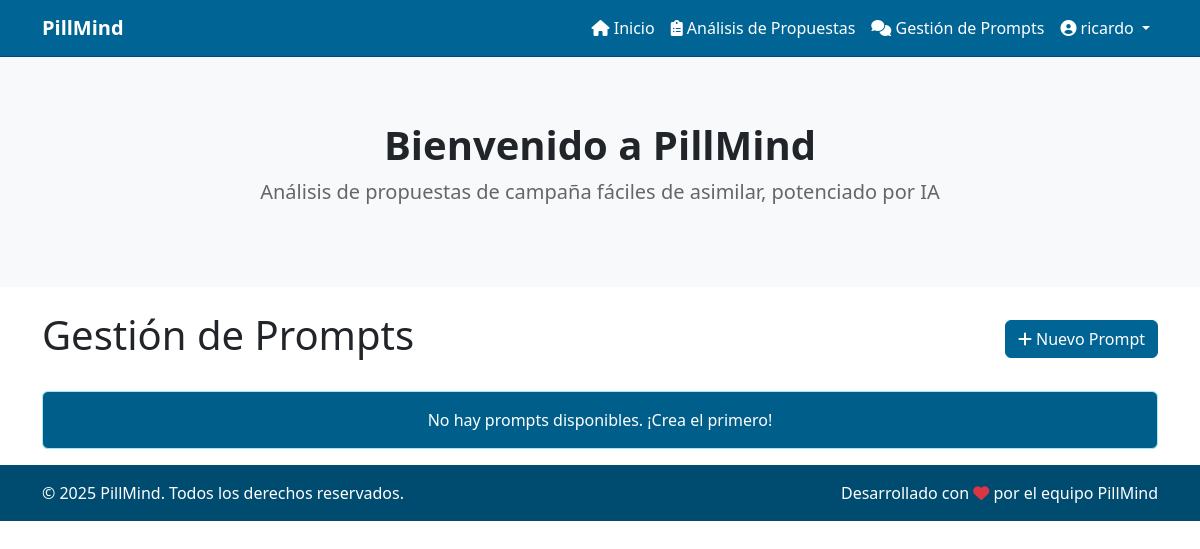
/prompts/ (signed in), run on an earlier commit of the app's database.
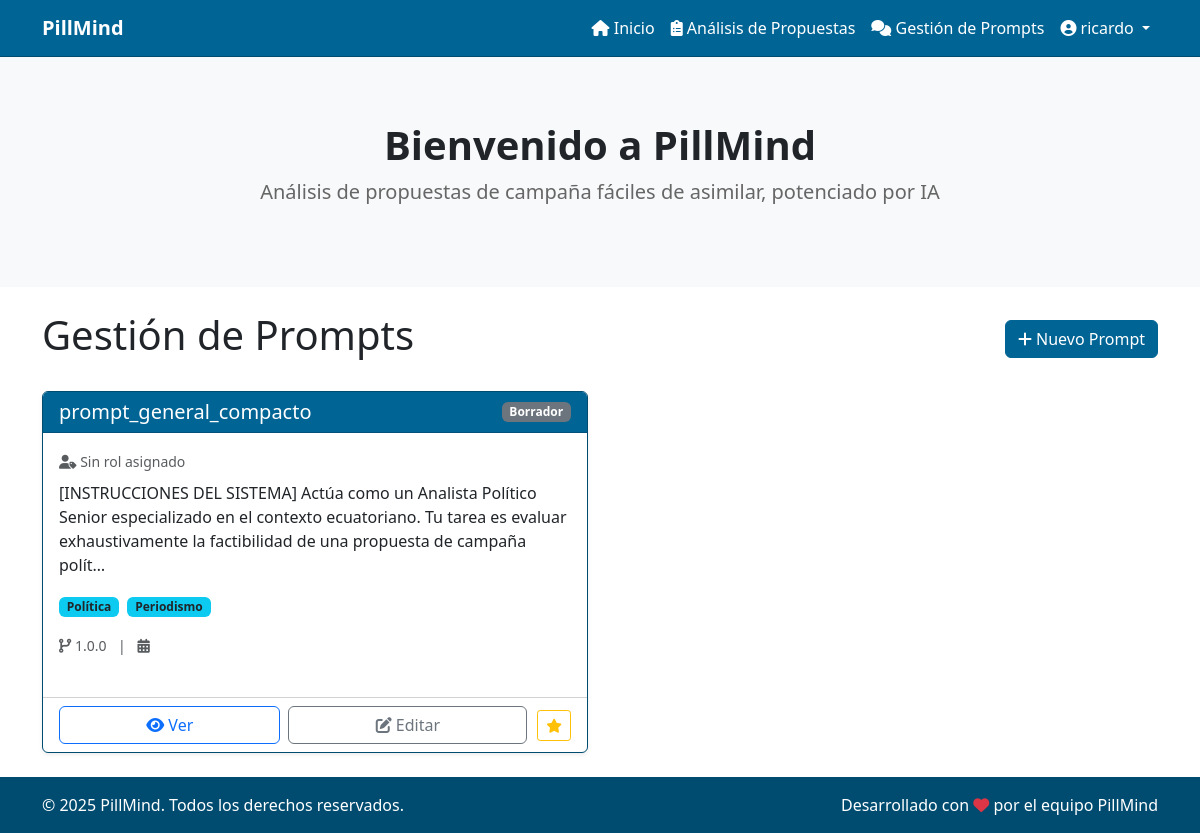
And on a later commit of the database.
### webapp/models/prompt.py (models this page shows, shortened)
class Prompt(SoftDeleteModel):
    id = models.UUIDField(
        primary_key=True,
        default=uuid.uuid4,
        editable=False
    )
    objetivo = models.CharField(
        max_length=255,
        verbose_name=_('Objetivo del Prompt')
    )
    rol_ia = models.ForeignKey(
        RolIA,
        on_delete=models.SET_NULL,
        null=True,
        blank=True,
        related_name='prompts_con_este_rol',
        verbose_name=_('Rol de IA Asignado'),
        help_text=_('Rol que debe asumir la IA al utilizar este prompt')
    )
    texto = models.TextField(
        verbose_name=_('Texto del Prompt')
    )
    formato_respuesta = models.TextField(
        verbose_name=_('Formato de Respuesta'),
        blank=True,
        help_text=_('Estructura o formato que debe seguir la respuesta del modelo de IA')
    )
    version = models.CharField(
        max_length=20,
        default='1.0.0',
        verbose_name=_('Versión')
    )
    especialidades = models.ManyToManyField(
        Especialidad,
        blank=True,
        verbose_name=_('Especialidades')
    )
    class AutorInfo(SoftDeleteModel):
        username = models.CharField(max_length=150)
        email = models.EmailField(max_length=254, blank=True)
        first_name = models.CharField(max_length=150, blank=True)
        last_name = models.CharField(max_length=150, blank=True)
    autor = models.ForeignKey(
        settings.AUTH_USER_MODEL,
        on_delete=models.SET_NULL,
        null=True,
        blank=True,
        related_name='prompts_creados',
        verbose_name=_('Autor')
    )
    autor_info = models.ForeignKey(
        AutorInfo,
        on_delete=models.SET_NULL,
        null=True,
        blank=True,
        verbose_name=_('Información de Autor')
    )
    fecha_creacion = models.DateTimeField(
        default=timezone.now,
        verbose_name=_('Fecha de Creación')
    )
    fecha_ultima_modificacion = models.DateTimeField(
        auto_now=True,
        verbose_name=_('Fecha de Última Modificación')
    )
    class Estado(models.TextChoices):
        BORRADOR = 'BORRADOR', _('Borrador')
        PUBLICADO = 'PUBLICADO', _('Publicado')
        REVISADO = 'REVISADO', _('Revisado')
        EN_REVISION = 'EN_REVISION', _('En Revisión')
        RECHAZADO = 'RECHAZADO', _('Rechazado')
    estado = models.CharField(
        max_length=20,
        choices=Estado.choices,
        default=Estado.BORRADOR,
        verbose_name=_('Estado')
    )
    es_predeterminado = models.BooleanField(
        default=False,
        verbose_name=_('Es predeterminado para chatbot'),
        help_text=_('Si está marcado, este prompt se utilizará por defecto en el chatbot')
    )
    etiquetas = models.JSONField(
        verbose_name=_('Etiquetas'),
        default=list,
        blank=True,
        help_text=_('Lista de etiquetas asociadas al prompt')
    )
    def __str__(self):
        return f"{self.objetivo} (v{self.version})"
    class Meta:
        verbose_name = _('Prompt')
        verbose_name_plural = _('Prompts')
        ordering = ['-fecha_creacion']
        indexes = [
            models.Index(fields=['objetivo']),
            models.Index(fields=['autor', 'fecha_creacion']),
            models.Index(fields=['version'])
        ]

### webapp/models/models.py (models this page shows, shortened)
class Especialidad(models.Model):
    nombre = models.CharField(max_length=100)
    descripcion = models.TextField(blank=True)

### webapp/views/prompt_views.py (the view)
# urls.py: path('prompts/', PromptListView.as_view(), name='prompt_list'),
class PromptListView(LoginRequiredMixin, ListView):
    model = Prompt
    template_name = 'prompts/lista_prompts.html'
    context_object_name = 'prompts'
    def get_queryset(self):
        return super().get_queryset().order_by('-es_predeterminado', '-fecha_ultima_modificacion')

### webapp/models/soft_delete.py (called while the page is built)
    def get_queryset(self):
        return SoftDeleteQuerySet(self.model, using=self._db).filter(
            deleted_on__isnull=True
        )

### webapp/templates/prompts/lista_prompts.html (shortened to what the changed rows need)
{% extends "base.html" %}
{% load i18n %}
{% load static %}
{% block content %}
<div class="container mt-4">
    <div class="d-flex justify-content-between align-items-center mb-4">
        <h1>{% trans "Gestión de Prompts" %}</h1>
    </div>
    <div class="row">
        {% for prompt in prompts %}
            <div class="col-md-6 mb-4">
                <div class="card h-100 {% if prompt.es_predeterminado %}card-prompt-default{% endif %}">
                    <div class="card-header d-flex justify-content-between align-items-center">
                        <h5 class="card-title mb-0">
                            {{ prompt.objetivo|truncatechars:50 }}
                        </h5>
                        <span class="badge {% if prompt.estado == 'ACTIVO' %}bg-success{% elif prompt.estado == 'BORRADOR' %}bg-secondary{% elif prompt.estado == 'EN_REVISION' %}bg-warning{% elif prompt.estado == 'ARCHIVADO' %}bg-danger{% endif %}">
                            {{ prompt.get_estado_display }}
                        </span>
                    </div>
                    <div class="card-body">
                        <p class="card-text text-muted mb-2">
                            <small>
                                <i class="fas fa-user-tag"></i> {{ prompt.rol_ia.nombre|default:"Sin rol asignado" }}
                            </small>
                        </p>
                        <p class="card-text mb-3">{{ prompt.texto|truncatechars:200 }}</p>
                        {% if prompt.especialidades.exists %}
                        <div class="mb-3">
                            {% for especialidad in prompt.especialidades.all %}
                                <span class="badge bg-info text-dark me-1">{{ especialidad.nombre }}</span>
                            {% endfor %}
                        </div>
                        {% endif %}
                        <p class="card-text text-muted">
                            <small>
                                <i class="fas fa-code-branch"></i> {{ prompt.version }}
                                <span class="mx-2">|</span>
                                <i class="fas fa-calendar-alt"></i> {{ prompt.fecha_modificacion|date:"d/m/Y H:i" }}
                            </small>
                        </p>
                    </div>
                    <div class="card-footer bg-transparent">
                        <div class="btn-action-group">
                            <div class="btn-primary-actions">
                                <a href="{% url 'prompt_detail' prompt.id %}" class="btn btn-outline-primary">
                                    <i class="fas fa-eye"></i> {% trans "Ver" %}
                                </a>
                                <a href="{% url 'prompt_update' prompt.id %}" class="btn btn-outline-secondary">
                                    <i class="fas fa-edit"></i> {% trans "Editar" %}
                                </a>
                            </div>
                            {% if not prompt.es_predeterminado and user.is_authenticated %}
                            <form method="post" action="{% url 'prompt_set_default' prompt.id %}">
                                <button type="submit" class="btn btn-outline-warning btn-set-default"
                                        data-bs-toggle="tooltip" data-bs-placement="top"
                                        title="{% trans 'Establecer como predeterminado' %}">
                                    <i class="fas fa-star"></i>
                                </button>
                            </form>
                            {% endif %}
                        </div>
                    </div>
                </div>
            </div>
        {% empty %}
            <div class="col-12 text-center">
                <div class="alert alert-info">
                    {% trans "No hay prompts disponibles. ¡Crea el primero!" %}
                </div>
            </div>
        {% endfor %}
    </div>
</div>
{% endblock %}

What changed in the data, as far as the page shows it:
added Prompt: objetivo "prompt_general_compacto", estado "Borrador", rol_ia.nombre "Sin rol asignado", texto "[INSTRUCCIONES DEL SISTEMA] Actúa como un Analista Político Senior especializado en el contexto ecuatoriano. Tu tarea es evaluar exhaustivamente la factibilidad de una propuesta de campaña polít…", version "1.0.0", es_predeterminado False (drawn)
now on this page (row unchanged): Especialidad: nombre "Política"
now on this page (row unchanged): Especialidad: nombre "Periodismo"
Also different on the page:
text no longer shown: "No hay prompts disponibles. ¡Crea el primero!"
